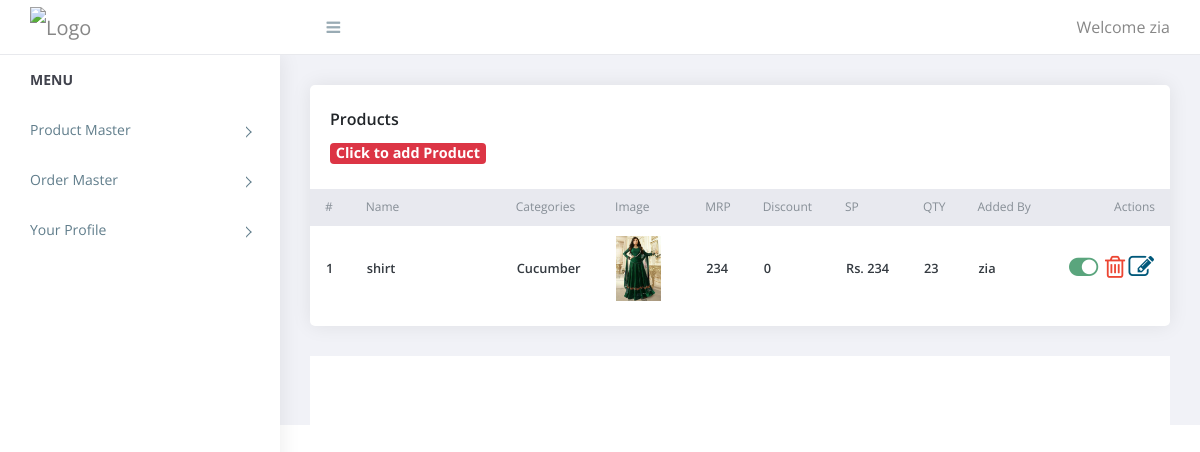
/admin/product.php (signed in), run on the app's committed database.
### tables this page shows
CREATE TABLE `product_new` (
  `id` int(11) NOT NULL,
  `parent_id` int(11) NOT NULL,
  `cat_id` int(11) NOT NULL,
  `subcat_id` int(11) NOT NULL,
  `name` varchar(500) NOT NULL,
  `description` varchar(2000) NOT NULL,
  `color` int(11) NOT NULL,
  `size` int(11) NOT NULL,
  `mrp` float NOT NULL,
  `discount` float DEFAULT NULL,
  `article_id` varchar(20) NOT NULL,
  `quantity` int(11) NOT NULL,
  `image_super_id` int(11) NOT NULL,
  `discount_type` varchar(63) NOT NULL,
  `added_by` int(11) NOT NULL,
  `status` tinyint(4) NOT NULL DEFAULT 1
);

CREATE TABLE `categories` (
  `id` int(11) NOT NULL,
  `super_categories_id` int(11) NOT NULL,
  `categories` varchar(255) NOT NULL,
  `status` tinyint(4) NOT NULL
);

CREATE TABLE `product_images` (
  `id` int(11) NOT NULL,
  `super_id` int(11) NOT NULL,
  `name` varchar(63) NOT NULL
);

### admin/product.php (the view, shortened to what this page needs)
<?php
require('includes/top.inc.php');
$condition = '';
if ($_SESSION['ADMIN_ROLE'] == 1) {
    $condition = " AND product_new.added_by = '" . $_SESSION['ADMIN_ID'] . "'";
}
$sql = "SELECT product_new.*,categories.categories FROM product_new,categories WHERE product_new.subcat_id=categories.id $condition ORDER BY product_new.id DESC";
$res = mysqli_query($con, $sql);
?>
<div class="content pb-0">
    <div class="orders">
        <div class="row">
            <div class="col-xl-12">
                <div class="card">
                    <div class="card-body">
                        <h4 class="box-title">Products </h4>
                        <h4 class="box-link"><a href="manage_products.php"><span class='badge badge-danger'>Click to add Product</span></a></h4>
                    </div>
                    <div class="card-body--">
                        <div class="table-stats order-table ov-h table-responsive-md">
                            <table class="table table-hover" id="mytable">
                                <thead>
                                    <tr>
                                        <th class="serial" id="1">#</th>
                                        <th style="width: 150px !important;" id="2">Name</th>
                                        <th id="3">Categories</th>
                                        <th>Image</th>
                                        <th id="4">MRP</th>
                                        <th id="5">Discount</th>
                                        <th id="6">SP</th>
                                        <th id="7">QTY</th>
                                        <th id="8">Added By</th>
                                        <th>Actions</th>
                                    </tr>
                                </thead>
                                <tbody>
                                    <?php
                                    $i = 1;
                                    while ($row = mysqli_fetch_assoc($res)) {
                                        $image_super_id = $row['image_super_id'];
                                        $image = "SELECT `name` AS `image` FROM product_images WHERE product_images.super_id=$image_super_id";
                                        $res_image = mysqli_query($con, $image);
                                        $row_image = mysqli_fetch_assoc($res_image);
                                    ?>
                                        <tr>
                                            <td class="serial"><?php echo $i++ ?></td>
                                            <td style="cursor: pointer;" data-toggle="tooltip" title="<?php echo "Description: " . $row['description']; ?>
                                            <?php
                                            $res_added_by = mysqli_query($con, "SELECT username FROM admin_users WHERE id=" . $row['added_by'] . "");
                                            $row_added_by  = mysqli_fetch_assoc($res_added_by);
                                            $addedBy = $row_added_by['username'] == null ? "NA" : $row_added_by['username'];
                                            ?>"><?php echo $row['name'] ?></td>
                                            <td><?php echo $row['categories'] ?></td>
                                            <td><img src="../media/product/<?php echo $row_image['image'] ?>" /></td>
                                            <td><?php echo $row['mrp'] ?></td>
                                            <td><?php
                                                if ($row['discount_type'] == "rate") {
                                                    echo "Rs. " . $row['discount'] . "</td><td>Rs. " . ($row["mrp"] - $row["discount"]) . "</td>";
                                                } elseif ($row['discount_type'] == "percent") {
                                                    echo  $row['discount'] .   "%</td><td>Rs. " . ($row["mrp"] - (($row["discount"] * $row["mrp"]) / 100)) . "</td>";
                                                } else {
                                                    echo "0</td><td>Rs. " . $row["mrp"] . "</td>";
                                                }
                                                ?></td>
                                            <td><?php echo $row['quantity'] ?></td>
                                            <td><?php echo $addedBy; ?></td>
                                            <td>
                                                <?php
                                                if ($row['status'] == 1) {
                                                    echo " <a href='?type=status&operation=deactive&id=" . $row['id'] . "'><i style='color:#5AA57D' class='fa fa-toggle-on fa-2x' aria-hidden='true'></i></a>&nbsp;";
                                                } else {
                                                    echo " <a href='?type=status&operation=active&id=" . $row['id'] . "'><i style='color:black' class='fa fa-toggle-off fa-2x' aria-hidden='true'></i></a>&nbsp;";
                                                }
                                                $msg = "Are you sure you want to delete this product?";
                                                $deleteString = "?type=delete&id=" . $row['id'];
                                                $editString = "manage_products.php?action=edit&p_id=" . $row['id'];
                                                ?>
                                                <a title='Delete Product' href='javascript:void(0)' onClick="return getConfirmation('<?php echo $msg ?>', '<?php echo $deleteString ?>')"><i style='color:#ec4633' class='fa fa-trash-o fa-2x' aria-hidden='true'></i></a>
                                                <a title='Edit Product' href='<?php echo $editString ?>'><i style='color:#00587a' class='fa fa-edit fa-2x' aria-hidden='true'></i></a>
                                            </td>
                                        </tr>
                                    <?php
                                    }
                                    ?>
                                </tbody>
                            </table>
                        </div>
                    </div>
                </div>
            </div>
        </div>
    </div>
</div>
<?php
require('includes/footer.inc.php');
?>

### admin/assets/css/style.css (style rules this page uses)
body { display: table; font-family: open sans, sans-serif; font-size: 16px; width: 100% }
a, button { text-decoration: none; outline: none !important; color: #878787; -webkit-transition: all .25s ease; transition: all .25s ease }
h1, h2, h3, h4, h5, h6 { margin: 0 }
img { max-width: 100% }
.pb-0 { padding-bottom: 0 }
.ov-h { overflow: hidden }
.order-table { position: relative }
.order-table:after, .order-table:before { content: ""; position: absolute; top: 0; height: 37px; width: 10px; background: #e8e9ef }
.order-table:after { right: -1px }
.order-table:before { left: -1px }
.order-table tr th { background: #e8e9ef }
.order-table tr td:last-child, .order-table tr th:last-child { text-align: right }
.order-table tr:last-child td { border: none }
.content { float: left; padding: 1.875em; width: 100% }
.card { margin-bottom: 1.875em; border-radius: 5px; padding: 0; border: 0 solid transparent; -webkit-box-shadow: 0 0 20px rgba(0, 0, 0, .08); box-shadow: 0 0 20px rgba(0, 0, 0, .08) }
.card .box-title { font-weight: 600; font-size: 1em; padding: 5px 0 }
.card .card-body { float: left; padding: 1.25em; position: relative; width: 100% }
.card h4 { font-size: 1.1rem }
.table-stats table { font-family: open sans }
.table-stats table th, .table-stats table td { cursor: pointer; border: none; border-bottom: 1px solid #e8e9ef; color: #868e96; font-size: 12px; font-weight: 400; padding: .75em 1.25em; }
.table-stats table th img, .table-stats table td img { margin-right: 10px; max-width: 45px }
.table-stats table td { color: #343a40; font-size: 0.8em; font-weight: 600; vertical-align: middle }
@media (max-width:1368px) { .card-body { padding: 15px } }
.card .box-link { font-weight: 600; font-size: 1.2em; padding: 5px 0 }

### data on the page
product_new: name "shirt", categories.categories "Cucumber", product_images.name (picture), mrp "234", quantity "23", admin_users.username "zia"

### other printed values
$_SESSION['ADMIN_USERNAME'] "zia"
